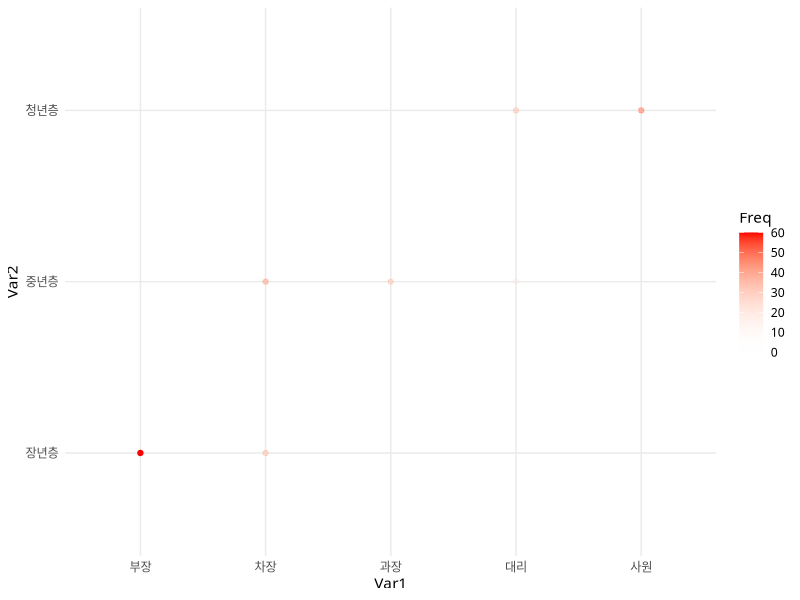

Here is the R script that generated this plot:
# 나이(age3)와 직위(position) 간의 관련성을 단계별로 분석하시오. [독립성 검정]
# 
# 파일 이름 : cleanData.csv
# 
# 단계1: 파일 가져오기
# 
# 단계2: 코딩 변경(변수 리코딩)
# 
# 단계3: plot(x,y) 함수를 이용한 산점도를 이용한 변수간의 관련성 보기
# 
# 단계4: 독립성 검정 : CrossTable(x,y, chisq = TRUE)
# 
# 단계5: 검정 결과 해석

# 귀무가설(H0) : 나이와 직위간 관련성은 없다. 

library(ggplot2)
library(gmodels)
library(RColorBrewer)

# 귀무 가설 채택 여부
## param : Table
chk_chi <- function(res) {
  chisq <- chisq.test(res)
  if(chisq$p.value > 0.05) {
    cat('귀무 가설 채택')
  } else {
    cat('귀무 가설 기각 ')
  }
}

data <- read.csv('cleanData.csv')
head(data)

data$position2 <- factor(data$position, levels = c(1, 2, 3, 4, 5), labels = c('부장', '차장', '과장', '대리', '사원'))

tableTot <- table(data$position2, data$age2)
tableTot

df <- as.data.frame(tableTot)
df

ggplot(df, aes(x = Var1, y = Var2)) + geom_point(aes(color = Freq)) + scale_color_gradient(low = "transparent", high = "red") + theme_minimal(base_family = 'D2Coding')

CrossTable(tableTot, chisq = T)

# Pearson's Chi-squared test 
# ------------------------------------------------------------
# Chi^2 =  287.8957     d.f. =  8     p =  1.548058e-57 

## p 값이 10^-57 * 1.54 이므로, 귀무가설이 기각 되었다.
## 따라서, 나이와 직위간 관련성이 있다고 볼 수 있다. 
